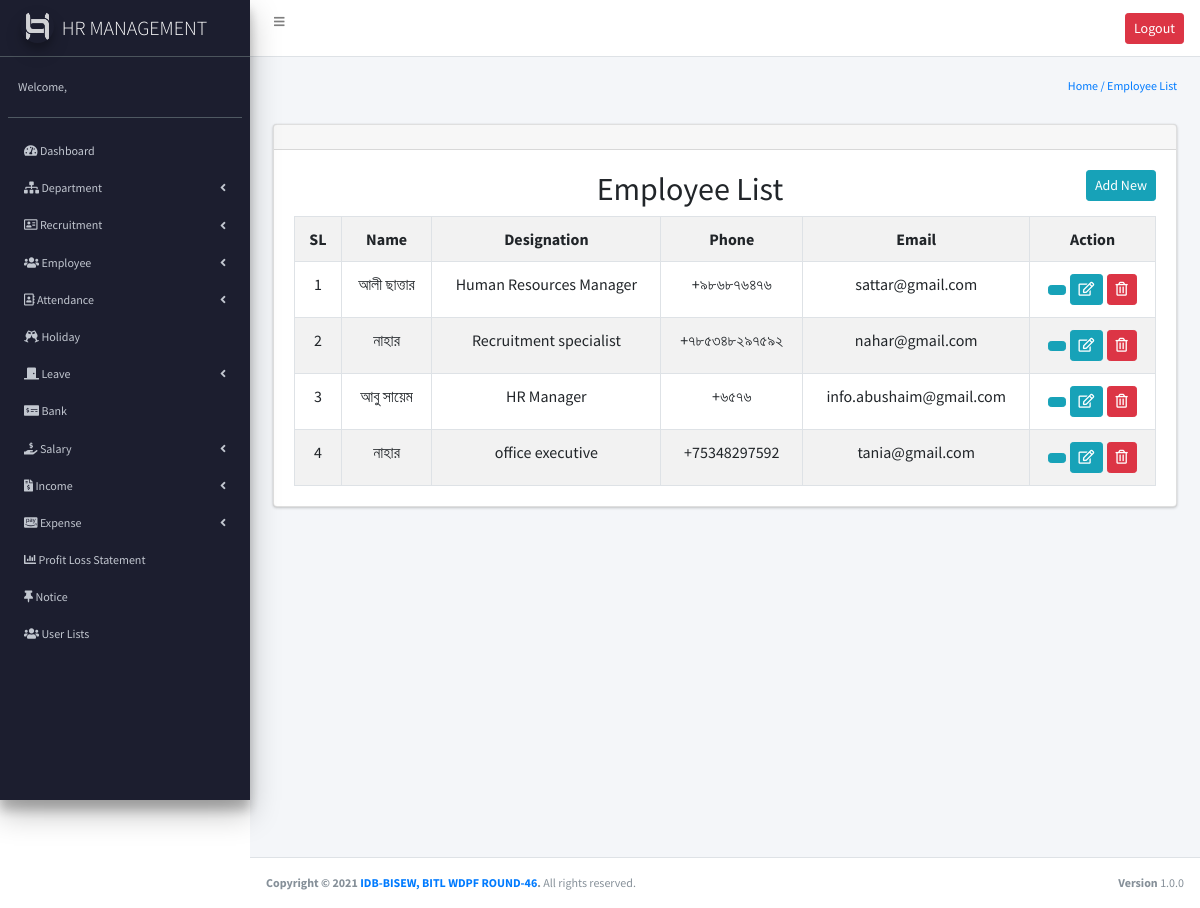
The app's page /view_emp.php (signed in) with its own data.
### tables this page shows
CREATE TABLE `employee` (
  `empID` int(11) NOT NULL,
  `dptID` int(11) NOT NULL,
  `name` varchar(255) NOT NULL,
  `email` varchar(255) NOT NULL,
  `phone` varchar(20) NOT NULL,
  `dob` date NOT NULL,
  `gender` enum('male','female') NOT NULL,
  `address` text NOT NULL,
  `photo` varchar(255) NOT NULL,
  `hire_date` date NOT NULL,
  `designation` varchar(50) NOT NULL,
  `basic_salary` decimal(10,2) NOT NULL,
  `password` text NOT NULL
);

### view_emp.php (the view, shortened to what this page needs)
<link rel="stylesheet" href="https://pro.fontawesome.com/releases/v5.10.0/css/all.css"/>
<?php
require_once("header.php");
require_once("sidebar.php");
$qq=$conn->query("SELECT * FROM employee");
?>
<section class="content-header">
      <div class="container-fluid">
        <div class="row mb-2">
          <div class="col-sm-6">
          </div>
          <div class="col-sm-6">
            <ol class="breadcrumb float-sm-right">
              <li class="breadcrumb-item"><a href="add_emp.php">Home / Employee List</a></li>
            </ol>
          </div>
        </div>
      </div>
    </section>
<section class="content">
      <div class="container-fluid">
        <div class="row">
          <div class="col-md-12">
            <div class="card">
              <div class="card-header">
              </div>
              <div class="card-body">
        <a href="add_emp.php" class="btn btn-sm btn-info  float-right">Add New</a>
       <h2 class="text-center">Employee List</h2>
   <table class="table table-bordered table-striped table-hover">
      <tr>
        <th>SL</th>
        <th>Name</th>
        <th>Designation</th>
        <th>Phone</th>
        <th>Email</th>
        <th>Action</th>
        </tr>
   <?php $sl=0; while($q=$qq->fetch_assoc()){ ?>
      <tr>
        <td><?php echo ++$sl; ?></td>
        <td><?php echo $q['name']; ?></td>
       <td><?php echo $q['designation']; ?></td>
        <td><?php echo $q['phone']; ?></td>
        <td><?php echo $q['email']; ?></td>
        <td>
          <a href="emp_cv.php?id=<?php echo $q['empID'] ?>" class="btn btn-sm btn-info fas fa-info-square"></a>
          <a href="update_emp.php?id=<?php echo $q['empID'] ?>" class="btn btn-sm btn-info fas fa-edit"></a>
          <a href="delete_emp.php?id=<?php echo $q['empID'] ?>" class="btn btn-sm btn-danger fas fa-trash-alt" onclick="return confirm('Are you sure to delete?')"></a>
        </td>
      </tr>
    <?php } ?>
    </table>
              </div>
            </div>
          </div>
        </div>
      </div>
    </section>
<?php require("footer.php"); ?>

### assets/css/style.css (style rules this page uses)
body { font-family: 'Source Sans Pro'; font-size: 12px; }

### view_emp.php (style rules this page uses)
table { text-align: center; }

### records on screen
employee: name "আলী ছাত্তার", designation "Human Resources Manager", phone "+৯৮৬৮৭৬৪৭৬", email "sattar@gmail.com"
employee: name "নাহার", designation "Recruitment specialist", phone "+৭৮৫৩৪৮২৯৭৫৯২", email "nahar@gmail.com"
employee: name "আবু সায়েম", designation "HR Manager", phone "+৬৫৭৬", email "info.abushaim@gmail.com"
employee: name "নাহার", designation "office executive", phone "+75348297592", email "tania@gmail.com"
